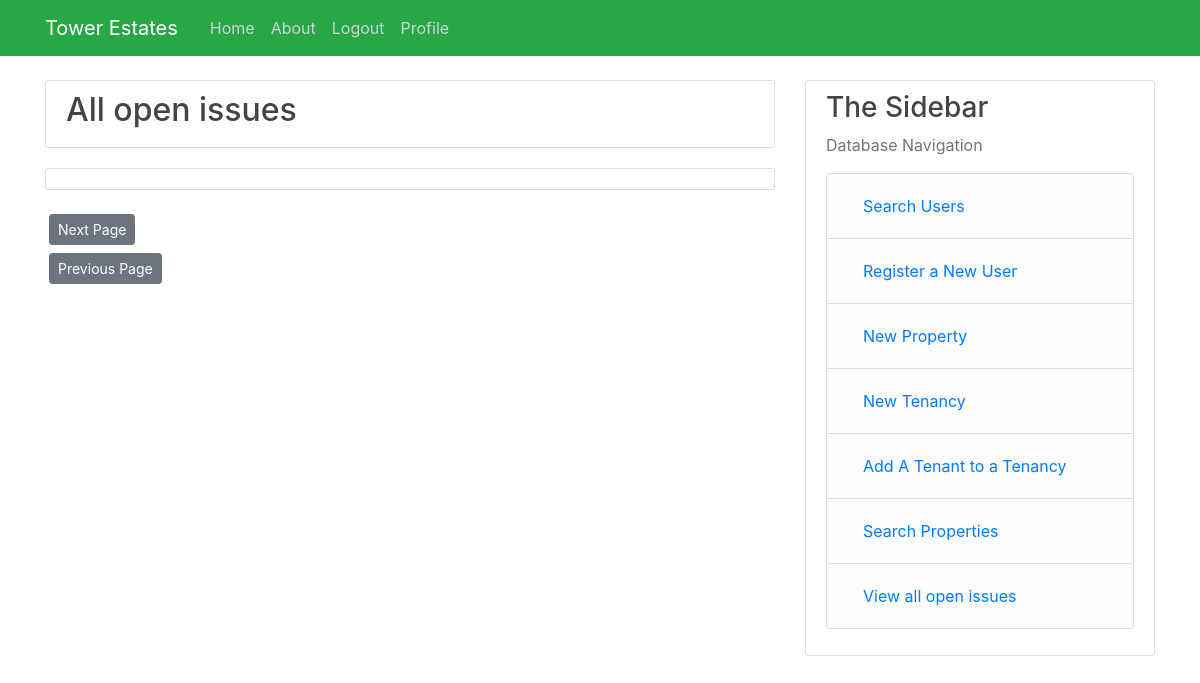
The app's page /all_issues (signed in), older data.
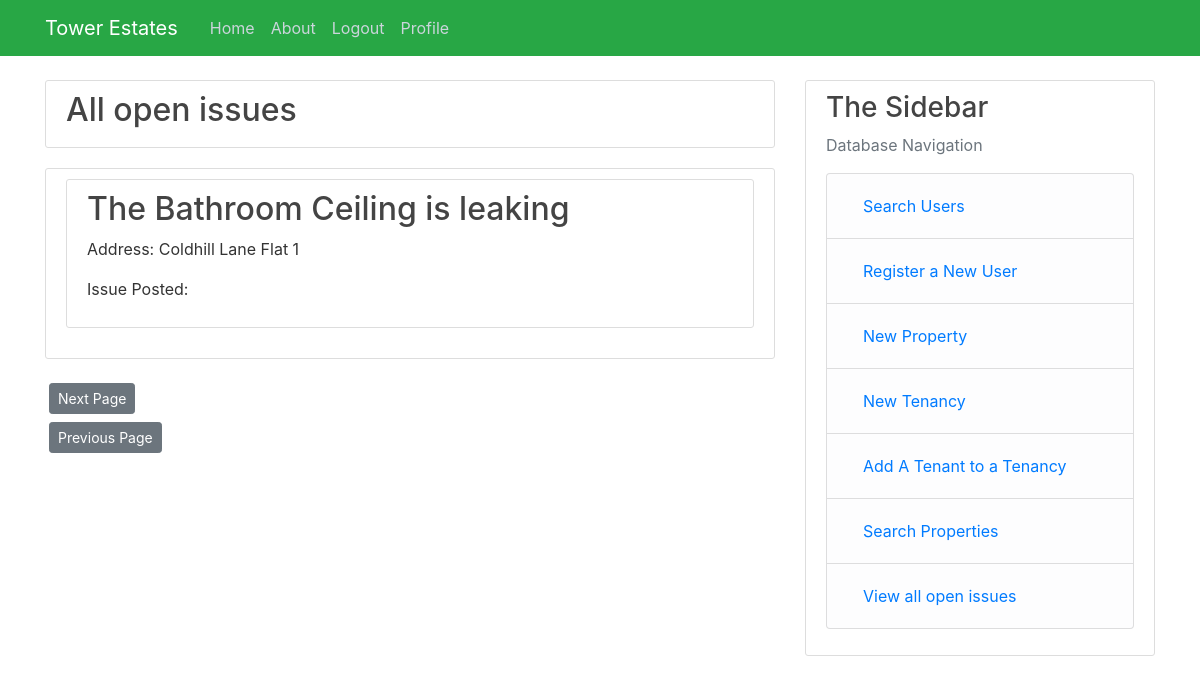
The same page, newer data.
### Tower/models.py (models this page shows, shortened)
class Issue(db.Model):
    issue_id = db.Column(db.Integer, primary_key=True)
    summary = db.Column(db.String(100), nullable=False)
    content = db.Column(db.String(500), nullable=False)
    approved = db.Column(db.Boolean, default=False)
    opened = db.Column(db.DateTime, nullable=False, default=datetime.utcnow())
    closed = db.Column(db.Boolean, default=False)
    property_id = db.Column(db.Integer, db.ForeignKey("properties.property_id"), nullable=False)
    jobs = db.relationship("Jobs", backref="Issue", lazy=True, cascade="all, delete-orphan")
    notes = db.relationship("Issue_Notes", backref="Issue", lazy=True, cascade="all, delete-orphan")

class Properties(db.Model):
    property_id = db.Column(db.Integer, primary_key=True)
    address_line_1 = db.Column(db.String(35), nullable=False)
    address_line_2 = db.Column(db.String(20), nullable=True, default=" ")
    postcode = db.Column(db.String(10), nullable=False)
    landlord_id = db.Column(db.Integer, db.ForeignKey("user.user_id"), nullable=False)
    issue = db.relationship("Issue",cascade="all, delete-orphan", backref="Properties", lazy=True)

### Tower/routes.py (the view)
@app.route("/all_issues")
@login_required
def all_issues():
    if current_user.role !=("Admin"):
        abort(403)
    page = request.args.get("page", 1, type=int)
    query = db.session.query(Issue, Properties).outerjoin(Properties, Properties.property_id == Issue.property_id).order_by(Issue.issue_id.desc())
    issues = query.paginate(page, per_page=10)
    next_url = url_for("all_issues", page=issues.next_num)\
    if issues.has_next else None
    prev_url = url_for("all_issues", page=issues.prev_num)\
    if issues.has_prev else None
    return render_template("all_issues.html", title = "View all issues", issues=issues, next_url=next_url, prev_url=prev_url, page=page)

### Tower/models.py (called while the page is built)
@login_manager.user_loader
def load_user(user_id):
    return User.query.get(int(user_id))

### Tower/templates/all_issues.html
{% extends "layout.html" %}
{% block content %}
<div class="content-section">
    <h2>All open issues</h2>
</div>
<div class="content-section">
    {% for content in issues.items %}
    <div class="content-section">
        <h2><a class="article-title" href="{{ url_for('Issue_page', issue_id=content.Issue.issue_id) }} ">{{content.Issue.summary}}</a></h2>
        <p>Address: {{content.Properties.address_line_1}} {{content.Properties.address_line_2}} </p>
        <p>Issue Posted: {{content.Issue.post_time}}</p>
    </div>
    {% endfor %}
</div>
<div>
    <a class="btn btn-secondary btn-sm m-1" href=" {{next_url}}">Next Page</a>
</div>
<div>
    <a class="btn btn-secondary btn-sm m-1" href=" {{prev_url}}">Previous Page</a>
</div>
{% endblock content %}

Row changes from the older to the newer data that the page shows:
added Issue: Issue.summary "The Bathroom Ceiling is leaking", Properties.address_line_1 "Coldhill Lane", Properties.address_line_2 "Flat 1"
